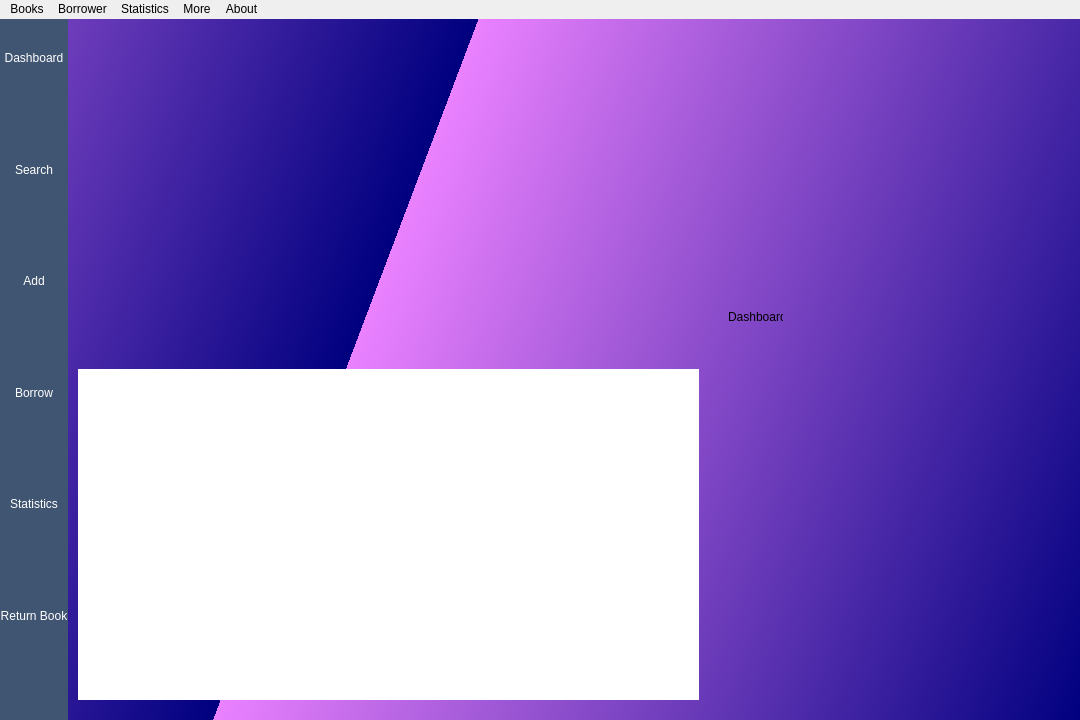
<?xml version="1.0" encoding="UTF-8"?>
<ui version="4.0">
 <class>mainWindow</class>
 <widget class="QMainWindow" name="mainWindow">
  <property name="geometry">
   <rect>
    <x>0</x>
    <y>0</y>
    <width>1080</width>
    <height>720</height>
   </rect>
  </property>
  <property name="windowTitle">
   <string>Library System</string>
  </property>
  <property name="windowIcon">
   <iconset resource="resources.qrc">
    <normaloff>:/icon_solid/solid/book-open.svg</normaloff>:/icon_solid/solid/book-open.svg</iconset>
  </property>
  <property name="styleSheet">
   <string notr="true">*{
	border: 0px;
}

#sideBar{
	background-color:rgb(64, 85, 114);
}

#dashboardButton,#searchButton,#addButton,#borrowButton,#statisticsButton,#returnBookButton{
	background-color:rgb(64, 85, 114);
	color: white;
}

#dashboardButton::hover,#searchButton::hover,#addButton::hover,#borrowButton::hover,#statisticsButton::hover,#returnBookButton::hover{
	background-color:rgb(83, 112, 149);
}

#mainStackedWidget{
	background-color:qlineargradient(spread:repeat, x1:0.198721, y1:0.79, x2:1, y2:1, stop:0 rgba(234, 129, 255, 255), stop:1 rgba(0, 0, 127, 255));
}
</string>
  </property>
  <widget class="QWidget" name="centralwidget">
   <layout class="QHBoxLayout" name="horizontalLayout">
    <property name="spacing">
     <number>0</number>
    </property>
    <property name="leftMargin">
     <number>0</number>
    </property>
    <property name="topMargin">
     <number>0</number>
    </property>
    <property name="rightMargin">
     <number>0</number>
    </property>
    <property name="bottomMargin">
     <number>0</number>
    </property>
    <item>
     <widget class="QFrame" name="sideBar">
      <layout class="QVBoxLayout" name="verticalLayout">
       <property name="spacing">
        <number>0</number>
       </property>
       <property name="leftMargin">
        <number>0</number>
       </property>
       <property name="topMargin">
        <number>0</number>
       </property>
       <property name="rightMargin">
        <number>0</number>
       </property>
       <property name="bottomMargin">
        <number>0</number>
       </property>
       <item>
        <widget class="QWidget" name="widget_7" native="true">
         <layout class="QHBoxLayout" name="horizontalLayout_5">
          <item alignment="Qt::AlignHCenter">
           <widget class="QLabel" name="label">
            <property name="toolTip">
             <string>Welcome</string>
            </property>
            <property name="toolTipDuration">
             <number>0</number>
            </property>
            <property name="text">
             <string/>
            </property>
            <property name="pixmap">
             <pixmap resource="resources.qrc">:/icons/icons/book-open.svg</pixmap>
            </property>
           </widget>
          </item>
         </layout>
        </widget>
       </item>
       <item>
        <widget class="QWidget" name="buttonContainerWidget" native="true">
         <layout class="QVBoxLayout" name="verticalLayout_2">
          <property name="spacing">
           <number>0</number>
          </property>
          <property name="leftMargin">
           <number>0</number>
          </property>
          <property name="topMargin">
           <number>0</number>
          </property>
          <property name="rightMargin">
           <number>0</number>
          </property>
          <property name="bottomMargin">
           <number>0</number>
          </property>
          <item>
           <widget class="QPushButton" name="dashboardButton">
            <property name="text">
             <string>Dashboard</string>
            </property>
            <property name="icon">
             <iconset resource="resources.qrc">
              <normaloff>:/icon_brand/brands/dashcube.svg</normaloff>:/icon_brand/brands/dashcube.svg</iconset>
            </property>
            <property name="iconSize">
             <size>
              <width>50</width>
              <height>50</height>
             </size>
            </property>
           </widget>
          </item>
          <item>
           <spacer name="verticalSpacer">
            <property name="orientation">
             <enum>Qt::Vertical</enum>
            </property>
            <property name="sizeHint" stdset="0">
             <size>
              <width>20</width>
              <height>40</height>
             </size>
            </property>
           </spacer>
          </item>
          <item>
           <widget class="QPushButton" name="searchButton">
            <property name="text">
             <string>Search</string>
            </property>
            <property name="icon">
             <iconset resource="resources.qrc">
              <normaloff>:/icon_solid/solid/magnifying-glass.svg</normaloff>:/icon_solid/solid/magnifying-glass.svg</iconset>
            </property>
            <property name="iconSize">
             <size>
              <width>50</width>
              <height>50</height>
             </size>
            </property>
           </widget>
          </item>
          <item>
           <spacer name="verticalSpacer_2">
            <property name="orientation">
             <enum>Qt::Vertical</enum>
            </property>
            <property name="sizeHint" stdset="0">
             <size>
              <width>20</width>
              <height>40</height>
             </size>
            </property>
           </spacer>
          </item>
          <item>
           <widget class="QPushButton" name="addButton">
            <property name="text">
             <string>Add</string>
            </property>
            <property name="icon">
             <iconset resource="resources.qrc">
              <normaloff>:/icon_solid/solid/plus.svg</normaloff>:/icon_solid/solid/plus.svg</iconset>
            </property>
            <property name="iconSize">
             <size>
              <width>50</width>
              <height>50</height>
             </size>
            </property>
           </widget>
          </item>
          <item>
           <spacer name="verticalSpacer_3">
            <property name="orientation">
             <enum>Qt::Vertical</enum>
            </property>
            <property name="sizeHint" stdset="0">
             <size>
              <width>20</width>
              <height>40</height>
             </size>
            </property>
           </spacer>
          </item>
          <item>
           <widget class="QPushButton" name="borrowButton">
            <property name="text">
             <string>Borrow</string>
            </property>
            <property name="icon">
             <iconset resource="resources.qrc">
              <normaloff>:/icon_solid/solid/book-open-reader.svg</normaloff>:/icon_solid/solid/book-open-reader.svg</iconset>
            </property>
            <property name="iconSize">
             <size>
              <width>50</width>
              <height>50</height>
             </size>
            </property>
           </widget>
          </item>
          <item>
           <spacer name="verticalSpacer_4">
            <property name="orientation">
             <enum>Qt::Vertical</enum>
            </property>
            <property name="sizeHint" stdset="0">
             <size>
              <width>20</width>
              <height>40</height>
             </size>
            </property>
           </spacer>
          </item>
          <item>
           <widget class="QPushButton" name="statisticsButton">
            <property name="text">
             <string>Statistics</string>
            </property>
            <property name="icon">
             <iconset resource="resources.qrc">
              <normaloff>:/icon_solid/solid/chart-pie.svg</normaloff>:/icon_solid/solid/chart-pie.svg</iconset>
            </property>
            <property name="iconSize">
             <size>
              <width>50</width>
              <height>50</height>
             </size>
            </property>
           </widget>
          </item>
          <item>
           <spacer name="verticalSpacer_5">
            <property name="orientation">
             <enum>Qt::Vertical</enum>
            </property>
            <property name="sizeHint" stdset="0">
             <size>
              <width>20</width>
              <height>40</height>
             </size>
            </property>
           </spacer>
          </item>
          <item>
           <widget class="QPushButton" name="returnBookButton">
            <property name="text">
             <string>Return Book</string>
            </property>
            <property name="icon">
             <iconset resource="resources.qrc">
              <normaloff>:/icon_solid/solid/arrow-turn-down.svg</normaloff>:/icon_solid/solid/arrow-turn-down.svg</iconset>
            </property>
            <property name="iconSize">
             <size>
              <width>50</width>
              <height>50</height>
             </size>
            </property>
           </widget>
          </item>
          <item>
           <spacer name="verticalSpacer_6">
            <property name="orientation">
             <enum>Qt::Vertical</enum>
            </property>
            <property name="sizeHint" stdset="0">
             <size>
              <width>20</width>
              <height>40</height>
             </size>
            </property>
           </spacer>
          </item>
         </layout>
        </widget>
       </item>
      </layout>
     </widget>
    </item>
    <item>
     <widget class="QWidget" name="stackedWidgetContainerWidget" native="true">
      <property name="enabled">
       <bool>true</bool>
      </property>
      <layout class="QHBoxLayout" name="horizontalLayout_8">
       <property name="spacing">
        <number>0</number>
       </property>
       <property name="leftMargin">
        <number>0</number>
       </property>
       <property name="topMargin">
        <number>0</number>
       </property>
       <property name="rightMargin">
        <number>0</number>
       </property>
       <property name="bottomMargin">
        <number>0</number>
       </property>
       <item>
        <widget class="QStackedWidget" name="mainStackedWidget">
         <property name="currentIndex">
          <number>0</number>
         </property>
         <widget class="QWidget" name="dashboardPage">
          <widget class="QLabel" name="label_2">
           <property name="geometry">
            <rect>
             <x>660</x>
             <y>290</y>
             <width>55</width>
             <height>16</height>
            </rect>
           </property>
           <property name="text">
            <string>Dashboard</string>
           </property>
          </widget>
          <widget class="QTableWidget" name="tableWidget">
           <property name="geometry">
            <rect>
             <x>10</x>
             <y>350</y>
             <width>621</width>
             <height>331</height>
            </rect>
           </property>
          </widget>
         </widget>
         <widget class="QWidget" name="searchPage">
          <widget class="QLabel" name="label_3">
           <property name="geometry">
            <rect>
             <x>370</x>
             <y>110</y>
             <width>55</width>
             <height>16</height>
            </rect>
           </property>
           <property name="text">
            <string>search</string>
           </property>
          </widget>
         </widget>
         <widget class="QWidget" name="addPage">
          <widget class="QLabel" name="label_4">
           <property name="geometry">
            <rect>
             <x>174</x>
             <y>220</y>
             <width>211</width>
             <height>20</height>
            </rect>
           </property>
           <property name="text">
            <string>add </string>
           </property>
          </widget>
         </widget>
         <widget class="QWidget" name="borrowPage">
          <widget class="QLabel" name="label_5">
           <property name="geometry">
            <rect>
             <x>390</x>
             <y>240</y>
             <width>55</width>
             <height>16</height>
            </rect>
           </property>
           <property name="text">
            <string>borrow</string>
           </property>
          </widget>
         </widget>
         <widget class="QWidget" name="statisticsPage">
          <widget class="QLabel" name="label_6">
           <property name="geometry">
            <rect>
             <x>360</x>
             <y>220</y>
             <width>55</width>
             <height>16</height>
            </rect>
           </property>
           <property name="text">
            <string>statistics</string>
           </property>
          </widget>
         </widget>
         <widget class="QWidget" name="returnBookPage">
          <widget class="QLabel" name="label_7">
           <property name="geometry">
            <rect>
             <x>190</x>
             <y>190</y>
             <width>55</width>
             <height>16</height>
            </rect>
           </property>
           <property name="text">
            <string>return book</string>
           </property>
          </widget>
         </widget>
        </widget>
       </item>
      </layout>
     </widget>
    </item>
   </layout>
  </widget>
  <widget class="QMenuBar" name="menuBar">
   <property name="geometry">
    <rect>
     <x>0</x>
     <y>0</y>
     <width>1080</width>
     <height>26</height>
    </rect>
   </property>
   <property name="defaultUp">
    <bool>false</bool>
   </property>
   <widget class="QMenu" name="menuBooks_Items">
    <property name="title">
     <string>Books</string>
    </property>
    <addaction name="actionAdd_Books"/>
    <addaction name="actionEdit_Books"/>
    <addaction name="actionRemove"/>
    <addaction name="separator"/>
    <addaction name="actionPrint_QR_Code"/>
   </widget>
   <widget class="QMenu" name="menuBorrower">
    <property name="title">
     <string>Borrower</string>
    </property>
    <widget class="QMenu" name="menuAdd">
     <property name="title">
      <string>Add</string>
     </property>
     <addaction name="actionStuden"/>
     <addaction name="actionTeacher"/>
    </widget>
    <widget class="QMenu" name="menuModify">
     <property name="title">
      <string>Modify</string>
     </property>
     <addaction name="actionStudent"/>
     <addaction name="actionTeacher_2"/>
    </widget>
    <widget class="QMenu" name="menuRemove">
     <property name="title">
      <string>Remove</string>
     </property>
     <addaction name="actionStudent_2"/>
     <addaction name="actionTeacher_3"/>
    </widget>
    <addaction name="menuAdd"/>
    <addaction name="menuModify"/>
    <addaction name="menuRemove"/>
    <addaction name="separator"/>
    <addaction name="actionPrint_ID"/>
   </widget>
   <widget class="QMenu" name="menuStatistics">
    <property name="title">
     <string>Statistics</string>
    </property>
    <addaction name="actionBooks"/>
    <addaction name="actionBorrowers"/>
   </widget>
   <widget class="QMenu" name="menuMore">
    <property name="title">
     <string>More</string>
    </property>
    <widget class="QMenu" name="menuExport">
     <property name="title">
      <string>Export</string>
     </property>
     <addaction name="actionStudent_Data"/>
     <addaction name="actionBooks_data"/>
     <addaction name="actionAll_data"/>
    </widget>
    <addaction name="menuExport"/>
    <addaction name="actionImport"/>
   </widget>
   <widget class="QMenu" name="menuAbout">
    <property name="title">
     <string>About</string>
    </property>
    <addaction name="actionAbout_Us"/>
    <addaction name="actionAbout_Qt"/>
   </widget>
   <addaction name="menuBooks_Items"/>
   <addaction name="menuBorrower"/>
   <addaction name="menuStatistics"/>
   <addaction name="menuMore"/>
   <addaction name="menuAbout"/>
  </widget>
  <action name="actionAdd_Books">
   <property name="text">
    <string>Add</string>
   </property>
  </action>
  <action name="actionEdit_Books">
   <property name="text">
    <string>Edit</string>
   </property>
  </action>
  <action name="actionRemove">
   <property name="text">
    <string>Remove</string>
   </property>
  </action>
  <action name="actionPrint_QR_Code">
   <property name="text">
    <string>Print QR Code</string>
   </property>
  </action>
  <action name="actionStuden">
   <property name="text">
    <string>Student</string>
   </property>
  </action>
  <action name="actionTeacher">
   <property name="text">
    <string>Teacher</string>
   </property>
  </action>
  <action name="actionStudent">
   <property name="text">
    <string>Student</string>
   </property>
  </action>
  <action name="actionTeacher_2">
   <property name="text">
    <string>Teacher</string>
   </property>
  </action>
  <action name="actionStudent_2">
   <property name="text">
    <string>Student</string>
   </property>
  </action>
  <action name="actionTeacher_3">
   <property name="text">
    <string>Teacher</string>
   </property>
  </action>
  <action name="actionPrint_ID">
   <property name="text">
    <string>Print ID</string>
   </property>
  </action>
  <action name="actionBooks">
   <property name="text">
    <string>Books</string>
   </property>
  </action>
  <action name="actionBorrowers">
   <property name="text">
    <string>Borrowers</string>
   </property>
  </action>
  <action name="actionStudent_Data">
   <property name="text">
    <string>Student Data</string>
   </property>
  </action>
  <action name="actionBooks_data">
   <property name="text">
    <string>Books data</string>
   </property>
  </action>
  <action name="actionAll_data">
   <property name="text">
    <string>All data</string>
   </property>
  </action>
  <action name="actionAll">
   <property name="text">
    <string>All</string>
   </property>
  </action>
  <action name="actionImport">
   <property name="text">
    <string>Import</string>
   </property>
  </action>
  <action name="actionAbout_Us">
   <property name="text">
    <string>About us</string>
   </property>
  </action>
  <action name="actionAbout_Qt">
   <property name="text">
    <string>About Qt</string>
   </property>
  </action>
 </widget>
 <resources>
  <include location="resources.qrc"/>
 </resources>
 <connections/>
</ui>
